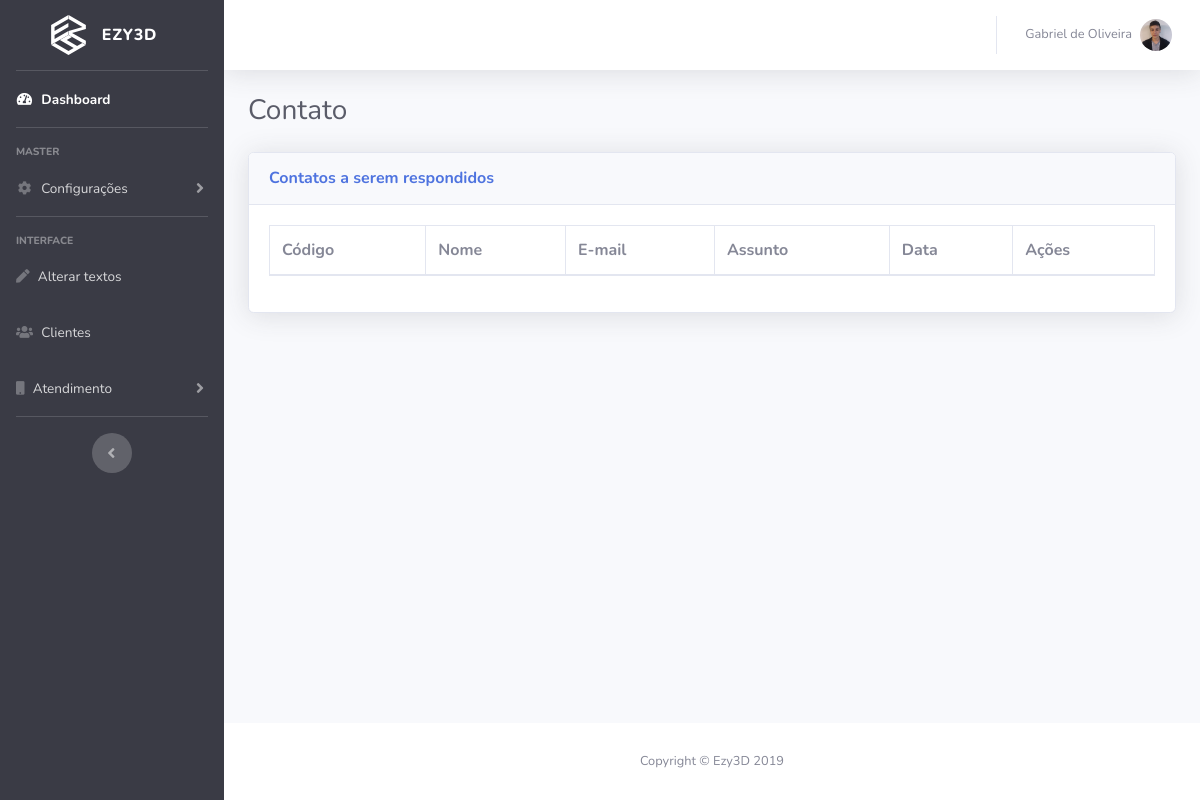
/public_html/dashboard/contato.php (signed in), run on an earlier commit of the app's database.
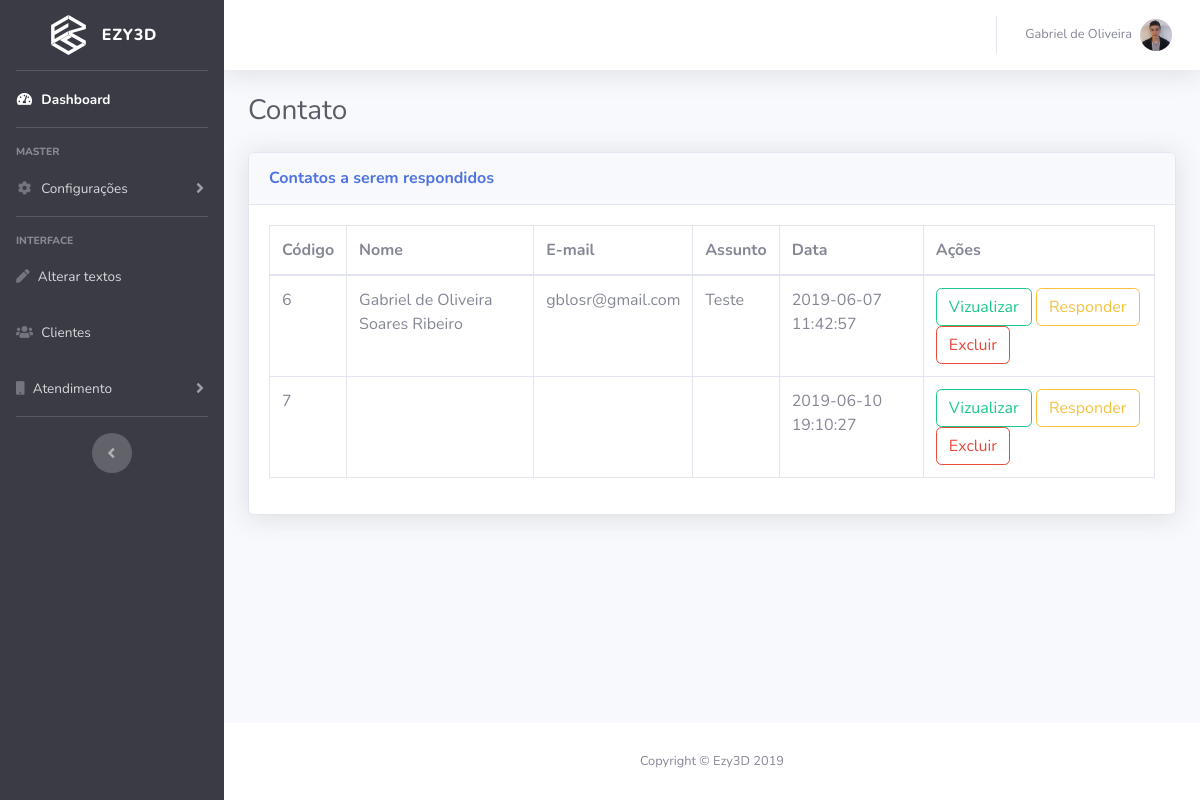
And on a later commit of the database.
### tables this page shows
CREATE TABLE IF NOT EXISTS `contato` (
  `idcontato` int(11) NOT NULL AUTO_INCREMENT,
  `nome` varchar(40) NOT NULL,
  `email` varchar(80) NOT NULL,
  `assunto` varchar(100) NOT NULL,
  `msg` text NOT NULL,
  `data` datetime DEFAULT NULL,
  PRIMARY KEY (`idcontato`)
);

### public_html/Classes/Conexao.php (called while the page is built, shortened)
<?php
class Conexao
{
    private $usuario;
    private $senha;
    private $bd;
    private $conexao;
    public function __construct()
    {
        $this->usuario = "root";
        $this->senha = "";
        $this->bd = "batata";
        $this->servidor = "localhost";
    }
    public function conectar()
    {
        $this->conexao = new PDO(
            "mysql:host=$this->servidor;dbname=$this->bd",
            $this->usuario,
            $this->senha,
            array(PDO::MYSQL_ATTR_INIT_COMMAND => "SET NAMES utf8")
        );
    }
    public function executarFetchAll($sql, $valores)
    {
        $comando = $this->conexao->prepare($sql);
        $comando->execute();
        return $comando->fetchAll();
    }
}

### public_html/Classes/Crud.php (called while the page is built, shortened)
<?php
require_once "Conexao.php";
class Crud extends Conexao
{
    public function consultar($coluna, $tabela, $restricao, $valores)
    {
        $sql = "SELECT DISTINCT $coluna FROM $tabela $restricao";
        return parent::executarFetchAll($sql, $valores);
    }
}

### public_html/dashboard/contato.php (the view, shortened to what this page needs)
<!DOCTYPE html>
<html lang="en">
<head>
  <link href="vendor/fontawesome-free/css/all.min.css" rel="stylesheet" type="text/css">
  <link href="css/sb-admin-2.min.css" rel="stylesheet">
</head>
<body id="page-top">
  <div id="wrapper">
    <?php
    include "menu.php";
    ?>
    <div class="container-fluid">
      <h1 class="h3 mb-4 text-gray-800">Contato</h1>
      <div class="card shadow mb-4">
        <div class="card-header py-3">
          <h6 class="m-0 font-weight-bold text-primary">Contatos a serem respondidos</h6>
        </div>
        <div class="card-body">
          <div class="table-responsive">
            <table class="table table-bordered" id="dataTable" width="100%" cellspacing="0">
              <thead>
                <tr>
                  <th>Código</th>
                  <th>Nome</th>
                  <th>E-mail</th>
                  <th>Assunto</th>
                  <th>Data</th>
                  <?php if ($permissao == "@571824") { ?>
                    <th>Ações</th>
                  <?php } ?>
                </tr>
              </thead>
              <tbody>
                <?php
                $obj = new Usuario();
                $registro = $obj->consultar("*", "contato", null, null);
                foreach ($registro as $cliente) { ?>
                  <tr>
                    <td><?= $cliente['idcontato'] ?></td>
                    <td><?= $cliente['nome'] ?></td>
                    <td><?= $cliente['email'] ?></td>
                    <td><?= $cliente['assunto'] ?></td>
                    <td><?= $cliente['data'] ?></td>
                    <?php if ($permissao == "@571824") { ?>
                      <td>
                        <a class="btn btn-outline-success" id="btn-alterar" href="vizualizarContato.php?id=<?= $cliente['idcontato'] ?>">Vizualizar</a>
                        <a class="btn btn-outline-warning" href="paginaRespostaCont.php?id=<?= $cliente['idcontato'] ?>">Responder</a>
                        <a class="btn btn-outline-danger" onclick="return confirmar()" href="javascript:excluirContato(<?= $cliente['idcontato'] ?>, 'excluirContato')">Excluir</a>
                      </td>
                    <?php } ?>
                  </tr>
                <?php } ?>
              </tbody>
            </table>
          </div>
        </div>
      </div>
    </div>
  </div>
  <?php
  include_once "rodape.php";
  ?>
</body>
</html>

What changed in the data, as far as the page shows it:
added contato: idcontato "6", nome "Gabriel de Oliveira Soares Ribeiro", email "gblosr@gmail.com", assunto "Teste", data "2019-06-07 11:42:57"
added contato: idcontato "7", data "2019-06-10 19:10:27"
